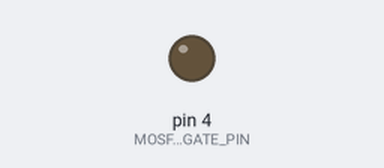
Bench run of a sketch on a simulated Arduino Uno, built with avr-gcc and run on an emulated ATmega328P. On the bench: output pins drawn as LEDs (lit = HIGH). The local clock reads 2024-03-15 10:24:30 at power-on unless the sketch sets it; storage starts empty.

Above: at 0.1 s.
Timing chart, 0 to 1.7 s (numbered marks = the images above):
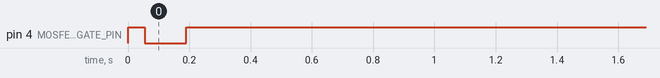

The sketch:

VersionA.ino
```cpp
#include <Wire.h>
#include <SPI.h>
#include <SdFat.h>
#include <RTClib.h>

#define MOSFET_GATE_PIN 4
#define SD_CS_PIN 10

SdFat sd;
File dataFile;
RTC_DS3231 rtc;

volatile bool alarmTriggered = false;

void setup() {
  pinMode(MOSFET_GATE_PIN, OUTPUT);
  digitalWrite(MOSFET_GATE_PIN, HIGH); // Keep SD+Arduino OFF initially

  delay(50); // Stabilize power lines

  Wire.begin();
  rtc.begin();

  // Configure RTC Control Registers
  // Disable Square Wave output, Enable Alarm 1 interrupt
  rtc.disable32K();
  rtc.writeSqwPinMode(DS3231_OFF);  // Set SQW to "interrupt only" mode
  rtc.clearAlarm(1);
  rtc.clearAlarm(2);
  rtc.disableAlarm(2);

  // Set Alarm 1 to trigger 10 minutes from now
  DateTime now = rtc.now();
  DateTime alarmTime = now + TimeSpan(0, 0, 10, 0); // 10 minutes later
  rtc.setAlarm1(alarmTime, DS3231_A1_Minute); // Match minutes

  rtc.armAlarm(1, true);
  rtc.armAlarm(2, false);

  // Power on SD and Arduino fully
  digitalWrite(MOSFET_GATE_PIN, LOW);
  delay(100); // Allow SD card to stabilize

  if (!sd.begin(SD_CS_PIN)) {
    while (true); // Critical failure
  }

  String filename = generateFilename();
  dataFile = sd.open(filename, FILE_WRITE);

  if (dataFile) {
    for (int i = 0; i < 5; i++) {
      dataFile.println("Sample data row " + String(i + 1));
    }
    dataFile.close();
  }

  // Clear and disable Alarm to prevent stuck ON
  rtc.clearAlarm(1);
  rtc.armAlarm(1, false);

  // Cut power via hardware (RTC will go back to backup battery)
  digitalWrite(MOSFET_GATE_PIN, HIGH);
  delay(100); // Give time to cut off
}

void loop() {
  // Nothing to do — MCU will lose power after setup
}

String generateFilename() {
  int fileNumber = 0;
  String filename;

  do {
    filename = "DATA" + String(fileNumber) + ".CSV";
    fileNumber++;
  } while (sd.exists(filename) && fileNumber < 1000);

  return filename;
}
```
